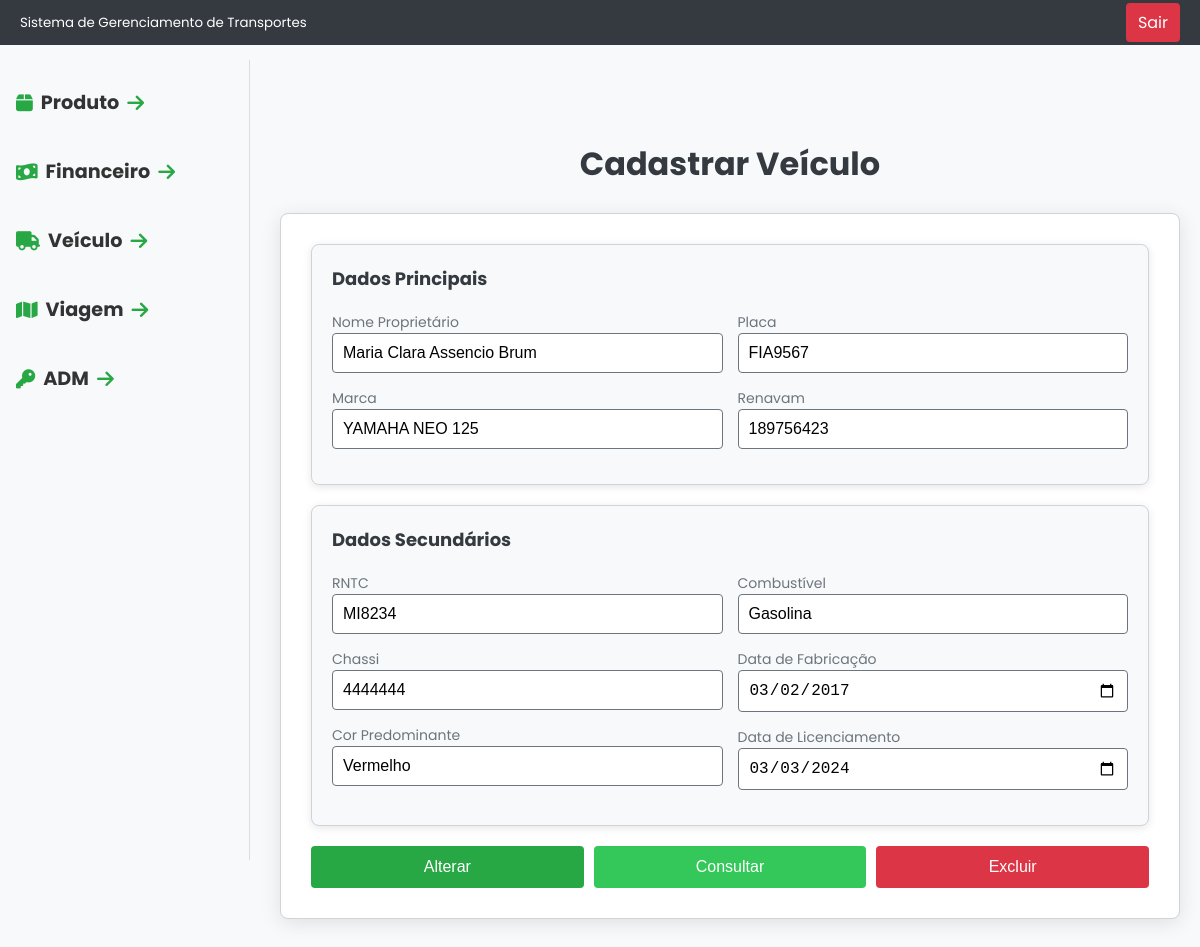
Page /tcc/veiculo/ver?id=1 on the committed database.
### tables this page shows
CREATE TABLE `veiculo` (
  `id` int(11) NOT NULL,
  `placa` varchar(8) NOT NULL,
  `nome_proprietario` varchar(100) DEFAULT NULL,
  `marca` varchar(30) DEFAULT NULL,
  `cor` varchar(10) DEFAULT NULL,
  `observacao` varchar(255) DEFAULT NULL,
  `renavam` varchar(15) DEFAULT NULL,
  `rntc` varchar(20) NOT NULL,
  `chassi` varchar(20) NOT NULL,
  `combustivel` varchar(20) NOT NULL,
  `dt_fabricacao` date NOT NULL,
  `dt_licenciamento` date NOT NULL
);

### tcc/index.php (called while the page is built, shortened)
<?php
include 'rotas.php';

### tcc/DAO/MySQL.php (called while the page is built)
<?php
class MySQL extends PDO{
    private $host       = "localhost";
    private $usuario    = "root";
    private $senha      = "";
    private $db         = "tcc";
    private $opcoes = array(PDO::ATTR_ERRMODE => PDO::ERRMODE_EXCEPTION);
    public function __construct(){
        $dsn = "mysql:host=".$this->host.";dbname=".$this->db;
        return parent::__construct($dsn, $this->usuario, $this->senha, $this->opcoes);
    }
}

### tcc/DAO/veiculoDAO.php (called while the page is built, shortened)
<?php
class VeiculoDAO{
    private $conexao;
    public function __construct(){
        include_once "MySQL.php";
        $this->conexao = new MySQL();
    }
    public function getById($id){
        $stmt = $this->conexao->prepare("SELECT * FROM veiculo WHERE id=?");
        $stmt->bindValue(1,$id);
        $stmt->execute();
        return $stmt->fetchObject();
    }
}

### tcc/View/modulos/veiculo/cadastrar_veiculo.php (the view, shortened to what this page needs)
<!DOCTYPE html>
<html lang="en">
<head>
    <link rel="stylesheet" href="/tcc/View/includes/css/style.css">
</head>
<body>
    <div class="header">
        <?php include PATH_VIEW . 'includes/cabecalho.php'; ?>
    </div>
    <div class="spacer"></div>
    <div class="menu">
        <?php include PATH_VIEW . 'includes/menu.php' ?>
    </div>
    <div class="conteudo">
        <div class="titulo-pagina">
            <h1>Cadastrar Veículo</h1>
        </div>
        <div class="formulario">
            <form method="post" action="/tcc/veiculo/salvar">
                <div class="form-section">
                    <h2>Dados Principais</h2>
                    <div class="form-row">
                        <div class="form-column">
                            <label>Nome Proprietário
                                <input name="nome_proprietario" value="<?= isset($dados_veiculo) && isset($dados_veiculo->nome_proprietario) ? $dados_veiculo->nome_proprietario : "" ?>" type="text"/>
                            </label>
                            <label>Marca
                                <input name="marca" value="<?= isset($dados_veiculo) && isset($dados_veiculo->marca) ? $dados_veiculo->marca : "" ?>" type="text"/>
                            </label>
                        </div>
                        <div class="form-column">
                        <label>Placa
                                <input name="placa" value="<?= isset($dados_veiculo) && isset($dados_veiculo->placa) ? $dados_veiculo->placa : "" ?>" type="text"/>
                            </label>
                            <label>Renavam
                                <input name="renavam" value="<?= isset($dados_veiculo) && isset($dados_veiculo->renavam) ? $dados_veiculo->renavam : "" ?>" type="text"/>
                            </label>
                        </div>
                    </div>
                </div>
                <div class="form-section">
                    <h2>Dados Secundários</h2>
                    <div class="form-row">
                        <div class="form-column">
                        <label>RNTC
                                <input name="rntc" value="<?= isset($dados_veiculo) && isset($dados_veiculo->rntc) ? $dados_veiculo->rntc : "" ?>" type="text"/>
                            </label>
                            <label>Chassi
                                <input name="chassi" value="<?= isset($dados_veiculo) && isset($dados_veiculo->chassi) ? $dados_veiculo->chassi : "" ?>" type="text"/>
                            </label>
                            <label>Cor Predominante
                                <input name="cor" value="<?= isset($dados_veiculo) && isset($dados_veiculo->cor) ? $dados_veiculo->cor : "" ?>" type="text"/>
                            </label>
                        </div>
                        <div class="form-column">
                        <label>Combustível
                                <input name="combustivel" value="<?= isset($dados_veiculo) && isset($dados_veiculo->combustivel) ? $dados_veiculo->combustivel : "" ?>" type="text"/>
                            </label>
                            <label for="dt_fabricacao"> Data de Fabricação
                                <input id="dt_fabricacao" name="dt_fabricacao" value="<?= isset($dados_veiculo) && isset($dados_veiculo->dt_fabricacao) ? $dados_veiculo->dt_fabricacao : date('Y-m-d') ?>" type="date" required/>
                            </label>
                            <label for="dt_licenciamento">Data de Licenciamento
                                <input id="dt_licenciamento" name="dt_licenciamento" value="<?= isset($dados_veiculo) && isset($dados_veiculo->dt_licenciamento) ? $dados_veiculo->dt_licenciamento : date('Y-m-d') ?>" type="date" required/>
                            </label>
                        </div>
                    </div>
                </div>
                <div class="form-buttons">
                    <button type="submit">
                        <?= isset($dados_veiculo) ? 'Alterar' : 'Cadastrar' ?>
                    </button>
                    <button type="button" class="btn-consultar" onclick="window.location.href='/tcc/veiculo'">Consultar</button>
                    <?php if (isset($dados_veiculo)): ?>
                        <button type="button" class="btn-excluir" onclick="window.location.href='/tcc/veiculo/excluir?id=<?= $dados_veiculo->id ?>'">
                            Excluir
                        </button>
                    <?php endif; ?>
                </div>
            </form>
        </div>
    </div>

### tcc/View/includes/css/style.css (style rules this page uses)
* { margin: 0; padding: 0; box-sizing: border-box; }
body { display: flex; flex-direction: column; background-color: #f8f9fa; font-family: 'Poppins', sans-serif; }
form { max-width: 100%; width: 100%; margin: 20px auto; padding: 30px; border-radius: 8px; background-color: #ffffff; border: 1px solid #ced4da; box-shadow: 0 4px 20px rgba(0, 0, 0, 0.1); }
h1 { text-align: center; color: #343a40; margin-bottom: 25px; }
.header { width: 100%; position: fixed; top: 0; left: 0; background-color: #333; color: #fff; z-index: 1000; }
.spacer { height: 60px; }
.menu { width: 250px; position: fixed; top: 60px; left: 0; }
.conteudo { margin-left: 260px; padding: 20px; width: calc(100% - 260px); margin-top: 60px; }
label { display: block; margin-bottom: 5px; font-size: 14px; color: #495057; }
input[type="text"], input[type="date"], select.form-control { width: 100%; padding: 10px; border: 1px solid #6c757d; border-radius: 4px; margin-bottom: 15px; font-size: 16px; transition: border-color 0.3s; }
.form-section { margin-bottom: 20px; padding: 20px; border: 1px solid #ced4da; border-radius: 8px; background-color: #f8f9fa; box-shadow: 0 2px 8px rgba(0, 0, 0, 0.1); }
.form-section h2 { margin-bottom: 15px; font-size: 18px; color: #343a40; padding-bottom: 5px; }
.form-buttons { display: flex; gap: 10px; }
button { background-color: #28a745; color: #ffffff; border: none; padding: 12px; border-radius: 4px; cursor: pointer; font-size: 16px; transition: background-color 0.3s; flex: 1; }
button.btn-consultar { background-color: #34c759; }
button.btn-excluir { background-color: #dc3545; color: #ffffff; }
.form-section .form-row { display: flex; flex-wrap: wrap; gap: 15px; }
.form-section .form-column { flex: 1 1 48%; }
.form-section label { font-size: 14px; color: #6c757d; }
.form-section input[type="text"], .form-section input[type="date"], .form-section select.form-control { margin-bottom: 10px; }

### tcc/View/includes/cabecalho.php (style rules this page uses)
.header { background-color: #343a40; color: #fff; padding: 10px 20px; display: flex; justify-content: space-between; align-items: center; position: fixed; top: 0; left: 0; right: 0; z-index: 1000; }

### tcc/View/includes/menu.php (style rules this page uses)
body { font-family: 'Poppins', sans-serif; margin: 0; background-color: #f8f9fa; }

### rows in the picture
veiculo: nome_proprietario "Maria Clara Assencio Brum", marca "YAMAHA NEO 125", placa "FIA9567", renavam "189756423", rntc "MI8234", chassi "4444444", cor "Vermelho", combustivel "Gasolina", dt_fabricacao "03/02/2017", dt_licenciamento "03/03/2024"
